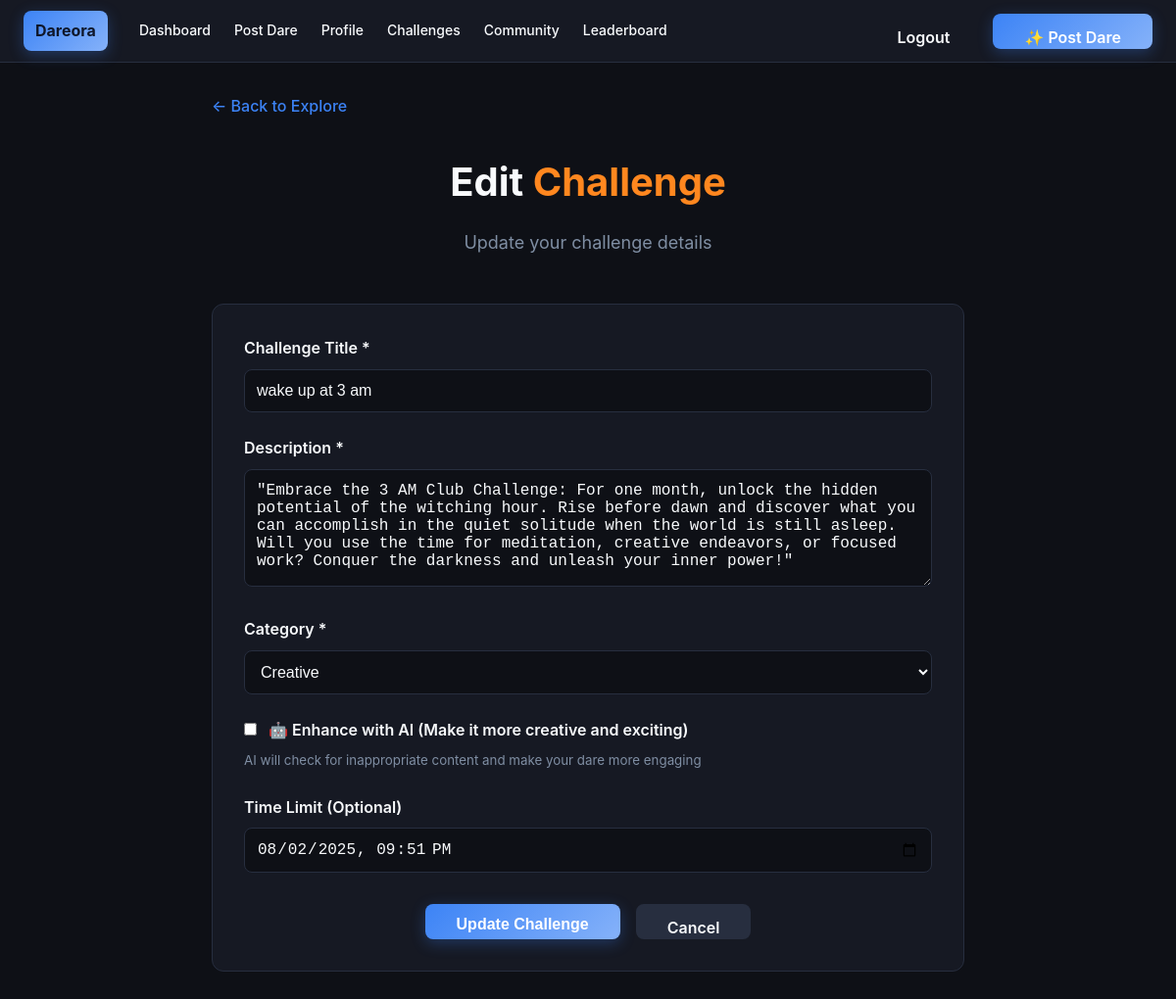
Page /postdare/post/5/ (signed in) on the committed database.
### postdare/models.py (models this page shows, shortened)
class Dare_project(models.Model):
    user = models.ForeignKey(User, on_delete=models.CASCADE, related_name='dares')
    dare_title = models.CharField(max_length=100)
    description = models.TextField(max_length=500)
    time_limit = models.DateTimeField(blank=True, null=True)
    category = models.CharField(max_length=50)
    difficulty = models.CharField(max_length=10, default='Moderate')
    tags = models.CharField(max_length=200, blank=True, null=True)
    created_at = models.DateTimeField(auto_now_add=True)
    updated_at = models.DateTimeField(auto_now=True)
    is_active = models.BooleanField(default=True)

### postdare/views.py (the view, shortened to what this page needs)
# urls.py: path("postdare/",include("postdare.urls")),
@login_required
def postdare(request, id=None):
    if id:
        dare = get_object_or_404(Dare_project, id=id)
        if dare.user != request.user:
            messages.error(request, "You can only edit your own dares!")
            return redirect("explore")
    else:
        dare = None
    return render(request, "postdare.html", {'dare': dare})

### templates/postdare.html (shortened to what this page needs)
{% extends "base.html" %}
{% block body %}
<div class="container">
    <a href="{% url 'explore' %}" class="back-link">
        ← Back to Explore
    </a>
    <div class="page-header">
        <h1 class="page-title">
            {% if dare %}
            Edit <span class="title-highlight">Challenge</span>
            {% else %}
            Create <span class="title-highlight">Challenge</span>
            {% endif %}
        </h1>
        <p class="page-subtitle">
            {% if dare %}
            Update your challenge details
            {% else %}
            Design an epic challenge for the community
            {% endif %}
        </p>
    </div>
    <div class="form-container">
        <form method="POST" id="dareForm">
            <div class="form-group">
                <label for="dare_title" class="form-label">Challenge Title *</label>
                <input type="text" id="dare_title" name="dare_title" class="form-input"
                    value="{% if dare %}{{ dare.dare_title }}{% endif %}"
                    placeholder="Enter an exciting challenge title" required>
            </div>
            <div class="form-group">
                <label for="description" class="form-label">Description *</label>
                <textarea id="description" name="description" class="form-textarea"
                    placeholder="Describe your challenge in detail..."
                    required>{% if dare %}{{ dare.description }}{% endif %}</textarea>
            </div>
            <div class="form-group">
                <label for="category" class="form-label">Category *</label>
                <select id="category" name="category" class="form-select" required>
                    <option value="creative" {% if dare.category == 'creative' %}selected{% endif %}>Creative</option>
                </select>
            </div>
            <div class="form-group">
                <label class="form-label">
                    <input type="checkbox" name="use_ai" id="use_ai" style="margin-right: 0.5rem;">
                    🤖 Enhance with AI (Make it more creative and exciting)
                </label>
                <small style="color: var(--muted-foreground); display: block; margin-top: 0.25rem;">
                    AI will check for inappropriate content and make your dare more engaging
                </small>
            </div>
            <div class="form-group">
                <label for="time_limit" class="form-label">Time Limit (Optional)</label>
                <input type="datetime-local" id="time_limit" name="time_limit" class="form-input"
                    value="{% if dare.time_limit %}{{ dare.time_limit|date:'Y-m-d\TH:i' }}{% endif %}">
            </div>
            <div class="form-actions">
                <button type="submit" class="btn btn-primary" id="submitBtn">
                    {% if dare %}
                    Update Challenge
                    {% else %}
                    Create Challenge
                    {% endif %}
                </button>
                <a href="{% url 'explore' %}" class="btn btn-secondary">Cancel</a>
            </div>
        </form>
    </div>
</div>
{% endblock %}

### templates/base.html (style rules this page uses)
* { margin: 0; padding: 0; box-sizing: border-box; }
:root { --background: hsl(220, 23%, 7%); --foreground: hsl(210, 40%, 98%); --card: hsl(222, 23%, 11%); --card-foreground: hsl(210, 40%, 98%); --primary: hsl(217, 91%, 60%); --primary-foreground: hsl(222.2, 47.4%, 11.2%); --secondary: hsl(222, 23%, 15%); --secondary-foreground: hsl(210, 40%, 98%); --muted: hsl(222, 23%, 15%); --muted-foreground: hsl(215.4, 16.3%, 56.9%); --border: hsl(222, 23%, 20%); --radius: 0.75rem; }
body { font-family: -apple-system, BlinkMacSystemFont, 'Segoe UI', 'Roboto', 'Oxygen', 'Ubuntu', 'Cantarell', sans-serif; background-color: var(--background); color: var(--foreground); line-height: 1.5; min-height: 100vh; }
.btn { display: inline-flex; align-items: center; justify-content: center; gap: 0.5rem; white-space: nowrap; border-radius: 0.5rem; font-size: 0.875rem; font-weight: 600; border: none; cursor: pointer; transition: all 0.2s; text-decoration: none; padding: 0.5rem 0.75rem; height: 2.25rem; }
.btn-primary { background: linear-gradient(135deg, var(--primary), hsl(217, 91%, 75%)); color: var(--primary-foreground); border: none; box-shadow: 0 4px 15px rgba(59, 130, 246, 0.3); }

### templates/postdare.html (style rules this page uses)
* { margin: 0; padding: 0; box-sizing: border-box; }
:root { --background: hsl(220, 23%, 7%); --foreground: hsl(210, 40%, 98%); --card: hsl(222, 23%, 11%); --primary: hsl(217, 91%, 60%); --border: hsl(222, 23%, 20%); --radius: 0.75rem; --orange: hsl(28, 100%, 56%); --muted-foreground: hsl(215.4, 16.3%, 56.9%); }
body { font-family: -apple-system, BlinkMacSystemFont, 'Segoe UI', 'Roboto', sans-serif; background-color: var(--background); color: var(--foreground); line-height: 1.6; }
.container { max-width: 800px; margin: 0 auto; padding: 2rem 1rem; }
.page-header { text-align: center; margin-bottom: 3rem; }
.page-title { font-size: 2.5rem; font-weight: bold; margin-bottom: 1rem; }
.title-highlight { color: var(--orange); }
.page-subtitle { color: var(--muted-foreground); font-size: 1.125rem; }
.form-container { background-color: var(--card); border: 1px solid var(--border); border-radius: var(--radius); padding: 2rem; margin-bottom: 2rem; }
.form-group { margin-bottom: 1.5rem; }
.form-label { display: block; font-weight: 600; margin-bottom: 0.5rem; color: var(--foreground); }
.form-input, .form-textarea, .form-select { width: 100%; padding: 0.75rem; border: 1px solid var(--border); border-radius: 0.5rem; background-color: var(--background); color: var(--foreground); font-size: 1rem; transition: border-color 0.2s; }
.form-textarea { min-height: 120px; resize: vertical; }
.form-actions { display: flex; gap: 1rem; justify-content: center; margin-top: 2rem; }
.btn { padding: 0.75rem 2rem; border: none; border-radius: 0.5rem; font-weight: 600; font-size: 1rem; cursor: pointer; transition: all 0.2s; text-decoration: none; display: inline-block; text-align: center; }
.btn-primary { background-color: var(--primary); color: white; }
.btn-secondary { background-color: var(--border); color: var(--foreground); }
.back-link { display: inline-flex; align-items: center; color: var(--primary); text-decoration: none; margin-bottom: 2rem; font-weight: 500; }

### rows in the picture
Dare_project: dare_title "wake up at 3 am", description "\"Embrace the 3 AM Club Challenge: For one month, unlock the hidden potential of the witching hour. Rise before dawn and discover what you can accomplish in the quiet solitude when the world is still asleep. Will you use the time for meditation, creative endeavors, or focused work? Conquer the darkness and unleash your inner power!\"", category "Creative", time_limit "08/02/2025 21:51"
